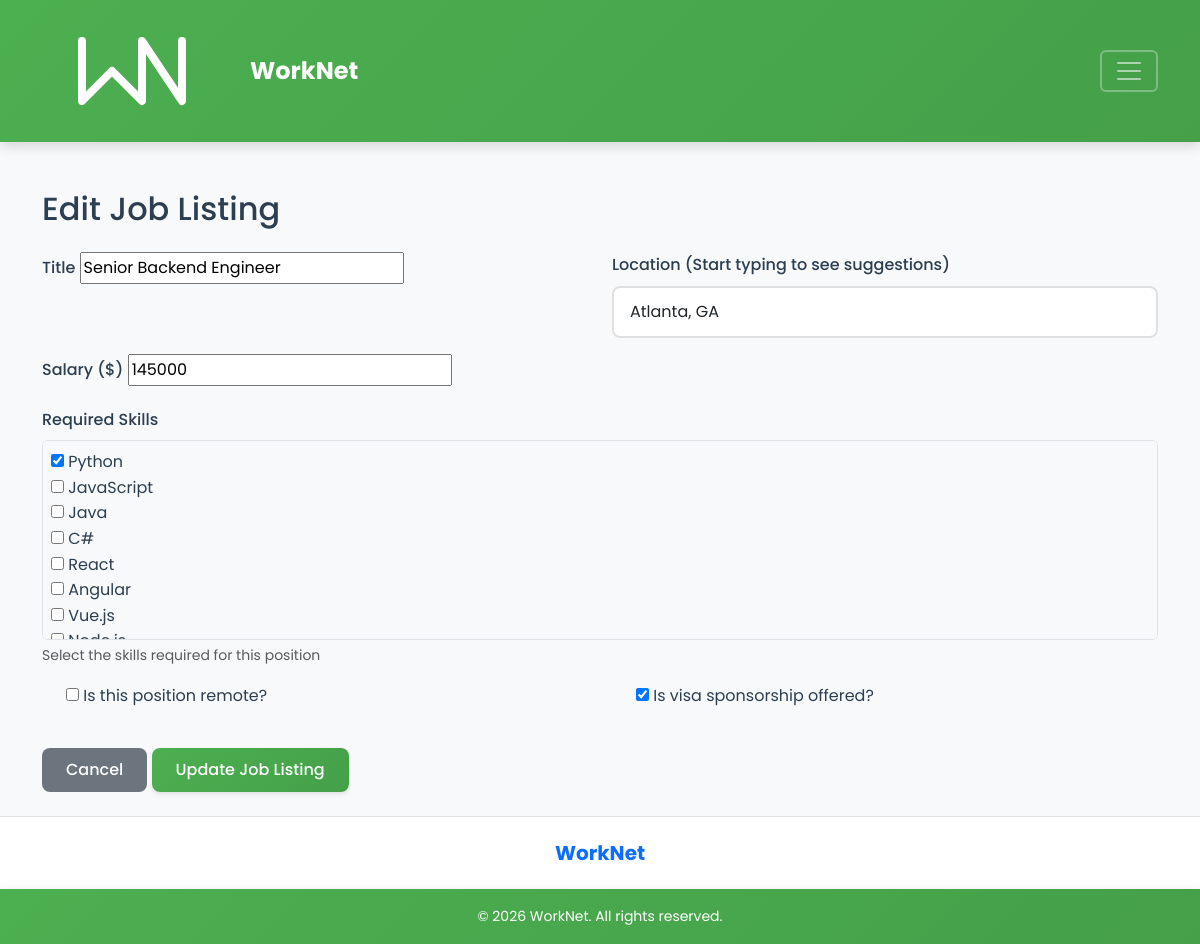
Page /job_board/edit-listing/29/ (signed in) on the committed database.
### job_board/models.py (models this page shows, shortened)
class JobListing(models.Model):
    STATUS_CHOICES = [
        ('approved', 'Approved'),
        ('rejected', 'Rejected'),
        ('removed', 'Removed'),
    ]
    recruiter = models.ForeignKey(Account, on_delete=models.CASCADE, related_name='listings', limit_choices_to={'account_type': 'recruiter'}, null=True, blank=True)
    title = models.CharField(max_length=200)
    skills = models.CharField(max_length=100)
    location = models.CharField(max_length=100)
    latitude = models.FloatField(null=True, blank=True, help_text='Latitude for map display (auto-geocoded)')
    longitude = models.FloatField(null=True, blank=True, help_text='Longitude for map display (auto-geocoded)')
    salary = models.IntegerField(default=50000)
    is_remote = models.BooleanField(default=False)
    is_visa_offered = models.BooleanField(default=False)
    status = models.CharField(max_length=10, choices=STATUS_CHOICES, default='approved')
    rejection_reason = models.TextField(blank=True)

### accounts/views.py (the view)
    def wrapper(request, *args, **kwargs):
        if not request.user.is_authenticated:
            messages.warning(request, 'Please log in first.')
            return redirect('accounts.login')
        if request.user.account_type != 'recruiter':
            messages.warning(request, 'This page is only accessible to recruiters.')
            return redirect('home.index')
        return view_func(request, *args, **kwargs)

### accounts/views.py (called while the page is built)
def recruiter_required(view_func):
    def wrapper(request, *args, **kwargs):
        if not request.user.is_authenticated:
            messages.warning(request, 'Please log in first.')
            return redirect('accounts.login')
        if request.user.account_type != 'recruiter':
            messages.warning(request, 'This page is only accessible to recruiters.')
            return redirect('home.index')
        return view_func(request, *args, **kwargs)
    return wrapper

### job_board/templates/job_board/edit_listing.html (shortened to what this page needs)
{% extends 'base.html' %}
{% load static %}
{% block content %}
<div class="container py-4">
  <h2>Edit Job Listing</h2>
  <form method="post" class="mt-4">
    <div class="row">
      <div class="col-md-6">
        <div class="mb-3">
          <label for="{{ form.title.id_for_label }}" class="form-label">{{ form.title.label }}</label>
          {{ form.title }}
        </div>
      </div>
      <div class="col-md-6">
        <div class="mb-3 position-relative">
          <label for="{{ form.location.id_for_label }}" class="form-label">{{ form.location.label }}</label>
          {{ form.location }}
        </div>
      </div>
    </div>
    <div class="mb-3">
      <label for="{{ form.salary.id_for_label }}" class="form-label">{{ form.salary.label }}</label>
      {{ form.salary }}
    </div>
    <div class="mb-3">
      <label class="form-label">{{ form.skills.label }}</label>
      <div class="skills-container" style="max-height: 200px; overflow-y: auto; border: 1px solid #dee2e6; border-radius: 0.375rem; padding: 0.5rem; background-color: #f8f9fa;">
        {{ form.skills }}
      </div>
      <div class="form-text">Select the skills required for this position</div>
    </div>
    <div class="row">
      <div class="col-md-6">
        <div class="form-check mb-3">
          {{ form.is_remote }}
          <label for="{{ form.is_remote.id_for_label }}" class="form-check-label">{{ form.is_remote.label }}</label>
        </div>
      </div>
      <div class="col-md-6">
        <div class="form-check mb-3">
          {{ form.is_visa_offered }}
          <label for="{{ form.is_visa_offered.id_for_label }}" class="form-check-label">{{ form.is_visa_offered.label }}</label>
        </div>
      </div>
    </div>
    <div class="mt-4">
      <a href="{% url 'job_board.recruiter_listings' %}" class="btn btn-secondary">Cancel</a>
      <button type="submit" class="btn btn-primary">Update Job Listing</button>
    </div>
  </form>
</div>
{% endblock content %}

### WorkNet/static/css/style.css (style rules this page uses)
:root { --primary-color: #4CAF50; --primary-dark: #45a049; --primary-light: #66BB6A; --secondary-color: #032c62; --secondary-dark: #021d42; --text-dark: #2c3e50; --text-light: #6c757d; --bg-light: #f8f9fa; --bg-white: #ffffff; --border-color: #e0e0e0; --shadow-sm: 0 2px 4px rgba(0,0,0,0.1); --shadow-md: 0 4px 12px rgba(0,0,0,0.15); --shadow-lg: 0 8px 24px rgba(0,0,0,0.2); --transition: all 0.3s ease; }
body { font-family: 'Poppins', -apple-system, BlinkMacSystemFont, 'Segoe UI', Roboto, sans-serif; color: var(--text-dark); background-color: var(--bg-light); line-height: 1.6; }
.btn { border-radius: 0.5rem; font-weight: 500; padding: 0.625rem 1.5rem; transition: var(--transition); border: none; }
.btn-primary, .btn-success, .custom-bg.btn { background: linear-gradient(135deg, var(--primary-color) 0%, var(--primary-dark) 100%); color: white; box-shadow: var(--shadow-sm); }
.form-control, .form-select { border-radius: 0.5rem; border: 2px solid var(--border-color); padding: 0.75rem 1rem; transition: var(--transition); }
.form-label { font-weight: 500; color: var(--text-dark); margin-bottom: 0.5rem; }

### rows in the picture
JobListing: title "Senior Backend Engineer", location "Atlanta, GA", salary "145000", skills "☑ ☐ ☐ ☐ ☐ ☐ ☐ ☐", is_visa_offered "☑"
